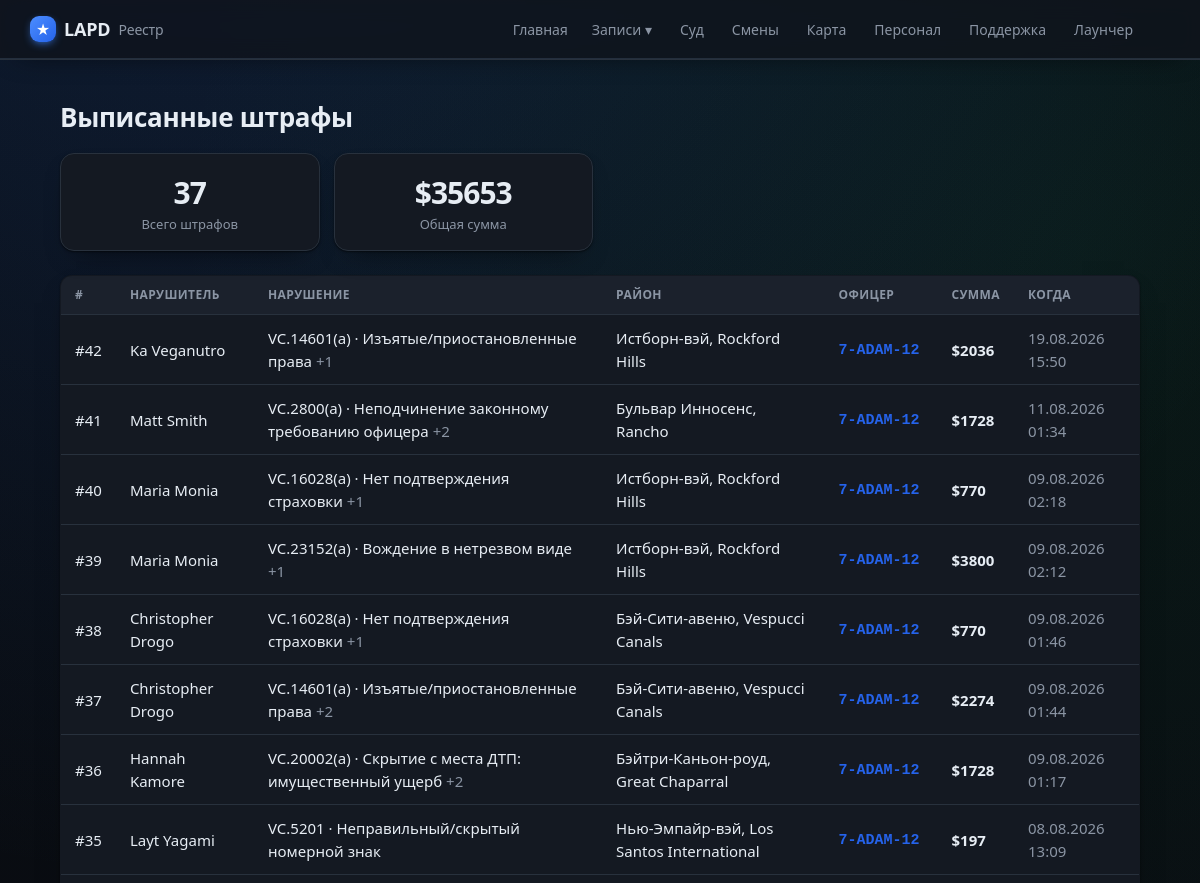
Before: /citations (upper part) with the older database file.
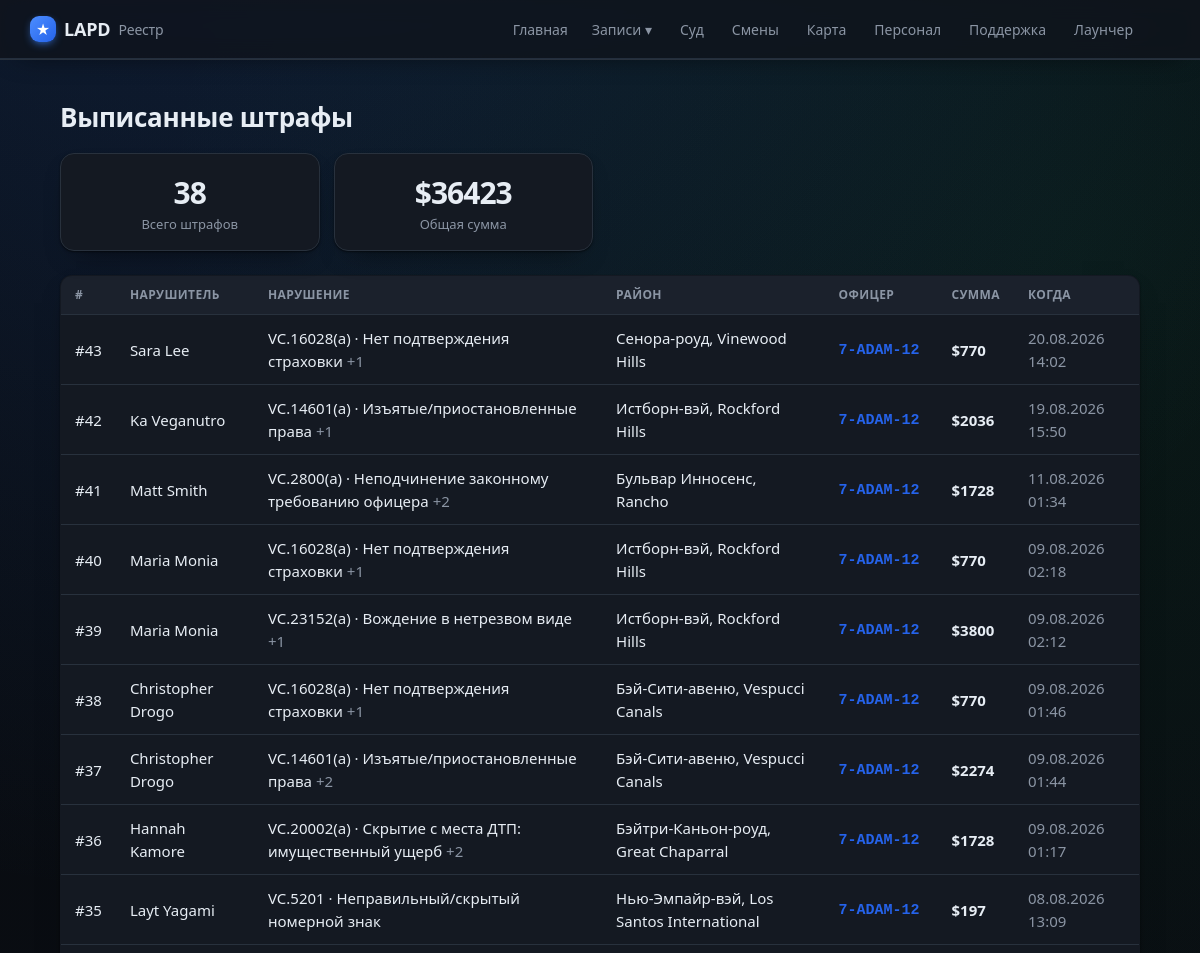
After: the same page with the newer database file.
### tables this page shows
CREATE TABLE citations (
                id INTEGER PRIMARY KEY AUTOINCREMENT,
                external_id TEXT UNIQUE,
                officer_id INTEGER,
                subject_name TEXT,
                issued_at TEXT,
                location TEXT,
                charges TEXT,
                fine INTEGER DEFAULT 0,
                notes TEXT
            );

CREATE TABLE officers (
                id INTEGER PRIMARY KEY AUTOINCREMENT,
                callsign TEXT UNIQUE NOT NULL,
                name TEXT
            , current_status TEXT, status_since TEXT, rank TEXT, department TEXT, discord TEXT, is_admin INTEGER);

### app/main.py (the view)
@app.route("/citations")
def citations():
    return render_template("citations.html", citations=db.list_citations(300),
                           summary=db.citations_summary())

### app/db.py (called while the page is built)
def fmt_dt(iso):
    try:
        dt = datetime.datetime.fromisoformat(iso)
        return dt.strftime("%d.%m.%Y %H:%M")
    except Exception:
        return iso or "—"

@contextmanager
def get_conn():
    conn = sqlite3.connect(config.DB_PATH)
    conn.row_factory = sqlite3.Row
    try:
        yield conn
        conn.commit()
    finally:
        conn.close()

def _jsonlist(val):
    if not val:
        return []
    try:
        return json.loads(val)
    except Exception:
        return [x.strip() for x in str(val).split(",") if x.strip()]

def _replace_mojibake_pairs(s):
    for bad, good in sorted(_MOJI_TO_CYR.items(), key=lambda x: len(x[0]), reverse=True):
        s = s.replace(bad, good)
    return s

def _fix_rooms(s):
    return re.sub(r"(\d)([А-Я])", lambda m: m.group(1) + _CYR2LAT.get(m.group(2), m.group(2)), s)

def _cp1251_bytes(s):
    out = bytearray()
    for ch in s:
        try:
            out += ch.encode("cp1251")
        except UnicodeEncodeError:
            code = ord(ch)
            if code < 256:
                out.append(code)
            else:
                raise
    return bytes(out)

### app/templates/citations.html (shortened to what this page needs)
{% extends "base.html" %}
{% block content %}
<h1>Выписанные штрафы</h1>
<section class="stats">
  <div class="stat"><div class="num">{{ summary.count }}</div><div class="lbl">Всего штрафов</div></div>
  <div class="stat"><div class="num">${{ summary.total_fine }}</div><div class="lbl">Общая сумма</div></div>
</section>
{% if citations %}
<table class="tbl">
  <thead><tr><th>#</th><th>Нарушитель</th><th>Нарушение</th><th>Район</th><th>Офицер</th><th>Сумма</th><th>Когда</th></tr></thead>
  <tbody>
  {% for c in citations %}
    <tr onclick="location='{{ url_for('citation_view', cid=c.id) }}'">
      <td><a class="row-link" href="{{ url_for('citation_view', cid=c.id) }}" onclick="event.stopPropagation()">#{{ c.id }}</a></td>
      <td><a class="row-link" href="{{ url_for('file_view', name=c.subject_name) }}" onclick="event.stopPropagation()">{{ c.subject_name }}</a></td>
      <td>{% if c.charges %}{{ c.charges[0] }}{% if c.charges|length > 1 %}
            <span class="muted">+{{ c.charges|length - 1 }}</span>{% endif %}{% else %}—{% endif %}</td>
      <td>{{ c.location or '—' }}</td>
      <td>{% if c.callsign %}<a class="cs" href="{{ url_for('officer_view', callsign=c.callsign) }}" onclick="event.stopPropagation()">{{ c.callsign }}</a>{% else %}—{% endif %}</td>
      <td><b>${{ c.fine }}</b></td>
      <td class="muted">{{ c.issued_fmt }}</td>
    </tr>
  {% endfor %}
  </tbody>
</table>
{% else %}
  <p class="empty">Штрафов пока нет<span class="empty-sub">Появятся после игры.</span></p>
{% endif %}
{% endblock %}

Changed rows visible on the page:
added citations: id "43", subject_name "Sara Lee", charges "VC.16028(a) · Нет подтверждения страховки", charges|length "1", location "Сенора-роуд, Vinewood Hills", callsign "7-ADAM-12", fine "770", issued_fmt "20.08.2026 14:02"
Other visible differences:
{{ summary.count }}: "37" → "38"
{{ summary.total_fine }}: "35653" → "36423"
